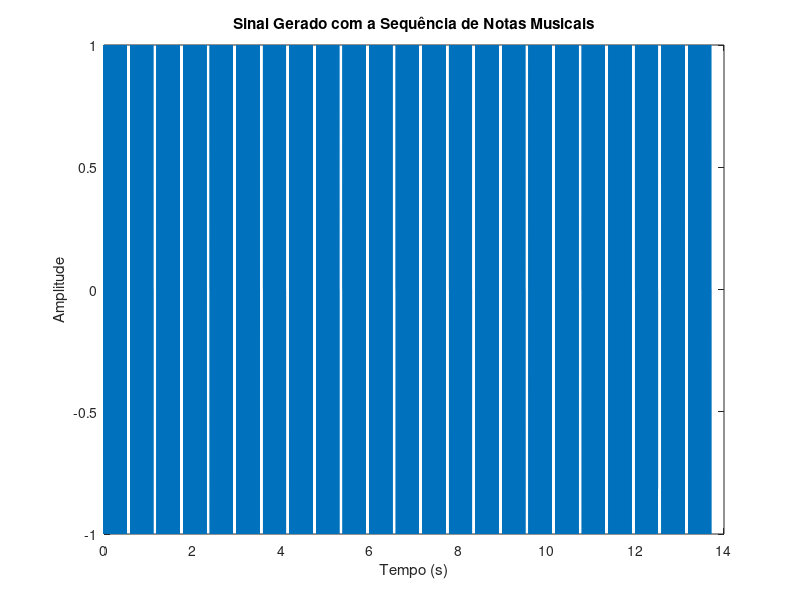

Source code (MATLAB):
% Definir parâmetros
fs = 44100; % Frequência de amostragem
duracao = 0.5; % Duração de cada nota em segundos
pausa_duracao = 0.1; % Duração da pausa entre as notas em segundos

% Definir as frequências das notas musicais
notas = [ 987.77 987.77 987.77 987.77 987.77 987.77 987.77 987.77 987.77 ...
          587.33 783.99 880.00 987.77 880.00 987.77 987.77 987.77 987.77 ...
          880.00 880.00 587.33 587.33 783.99 ];

% Inicializar o sinal
sinal = [];

% Gerar o sinal concatenando as notas e pausas
for i = 1:length(notas)
    t = 0:1/fs:duracao-1/fs;
    nota = sin(2*pi*notas(i)*t);
    sinal = [sinal nota];

    % Adicionar pausa entre as notas
    pausa = zeros(1, round(fs * pausa_duracao));
    sinal = [sinal pausa];
end

% Ajustar o vetor de tempo para coincidir com o comprimento do sinal
t = linspace(0, length(sinal)/fs, length(sinal));

% Reproduzir o sinal
sound(sinal, fs);

% Plotar o sinal
plot(t, sinal);
xlabel('Tempo (s)');
ylabel('Amplitude');
title('Sinal Gerado com a Sequência de Notas Musicais');

